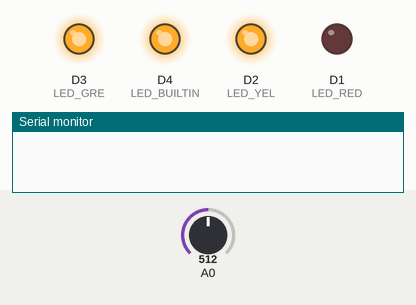
This program was run on a simulated ESP8266 (NodeMCU). Parts: output pins drawn as LEDs (lit = HIGH, except the on-board LED, lit = LOW), the last lines printed to the serial monitor. Inputs (shaded band) come from the test bench; at power-on: A0 = 512. A WiFi scan finds three made-up networks.

Above: at 2.2 s.
2.3 s: A0 set to 484
At 4.3 s:
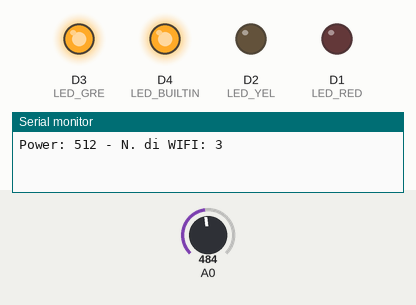
5.6 s: A0 set to 910
At 7.4 s:
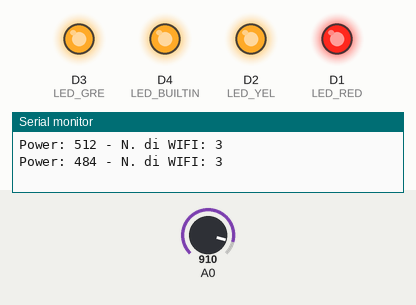
8.9 s: A0 set to 885
At 11.3 s:
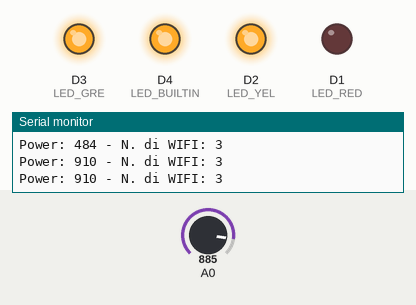
12.5 s: A0 set to 1023
At 14.4 s:
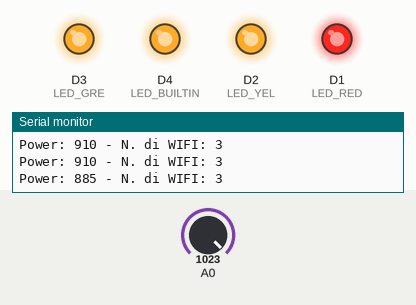
Timing chart, 0 to 15.9 s (numbered marks = the images above; inputs shaded):
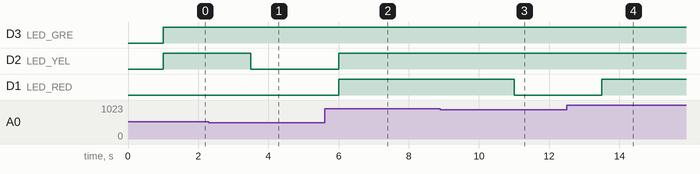

Measured:
- the behaviour switches between 501 and 500 on A0 (found by bisection; images 0 and 1)
- the behaviour switches between 901 and 900 on A0 (found by bisection; images 2 and 3)
- after the input at 2.3 s, D2 (LED_YEL): HIGH → LOW after 1.2 s
- after the input at 5.6 s, D2 (LED_YEL), D1 (LED_RED): LOW → HIGH after 0.40 s
- after the input at 8.9 s, D1 (LED_RED): HIGH → LOW after 2.1 s
- after the input at 12.5 s, D1 (LED_RED): LOW → HIGH after 1.0 s

The program:

main.cpp
```cpp
#include <Arduino.h>
#include "ESP8266WiFi.h"

// PIN
#define LED_RED D1
#define LED_YEL D2
#define LED_GRE D3

// Valori di partenza
int power = 0;
long duration;
int distance;
int nwifi = 0;

// Inizializzazione..
void setup() {
  Serial.begin(115200);
  delay(1000);
  pinMode(LED_BUILTIN, OUTPUT);
  pinMode(LED_RED, OUTPUT);
  pinMode(LED_YEL, OUTPUT);
  pinMode(LED_GRE, OUTPUT);
  digitalWrite(LED_BUILTIN, LOW);
}

// Loop cycle
void loop() {

  // Potenziometro

  power = analogRead(A0);

  if (power > 900) {
    digitalWrite(LED_GRE, HIGH);
    digitalWrite(LED_YEL, HIGH);
    digitalWrite(LED_RED, HIGH);
  }
  else if (power > 500) {
    digitalWrite(LED_GRE, HIGH);
    digitalWrite(LED_YEL, HIGH);
    digitalWrite(LED_RED, LOW);
  }
  else if (power > 120) {
    digitalWrite(LED_GRE, HIGH);
    digitalWrite(LED_YEL, LOW);
    digitalWrite(LED_RED, LOW);
  }
  else {
    digitalWrite(LED_GRE, LOW);
    digitalWrite(LED_YEL, LOW);
    digitalWrite(LED_RED, LOW);
  }

  nwifi = WiFi.scanNetworks();

  // == DEBUG ==

  Serial.print("Power: ");
  Serial.print(power);
  Serial.print(" - N. di WIFI: ");
  Serial.println(nwifi);
  delay(500);
}
```
